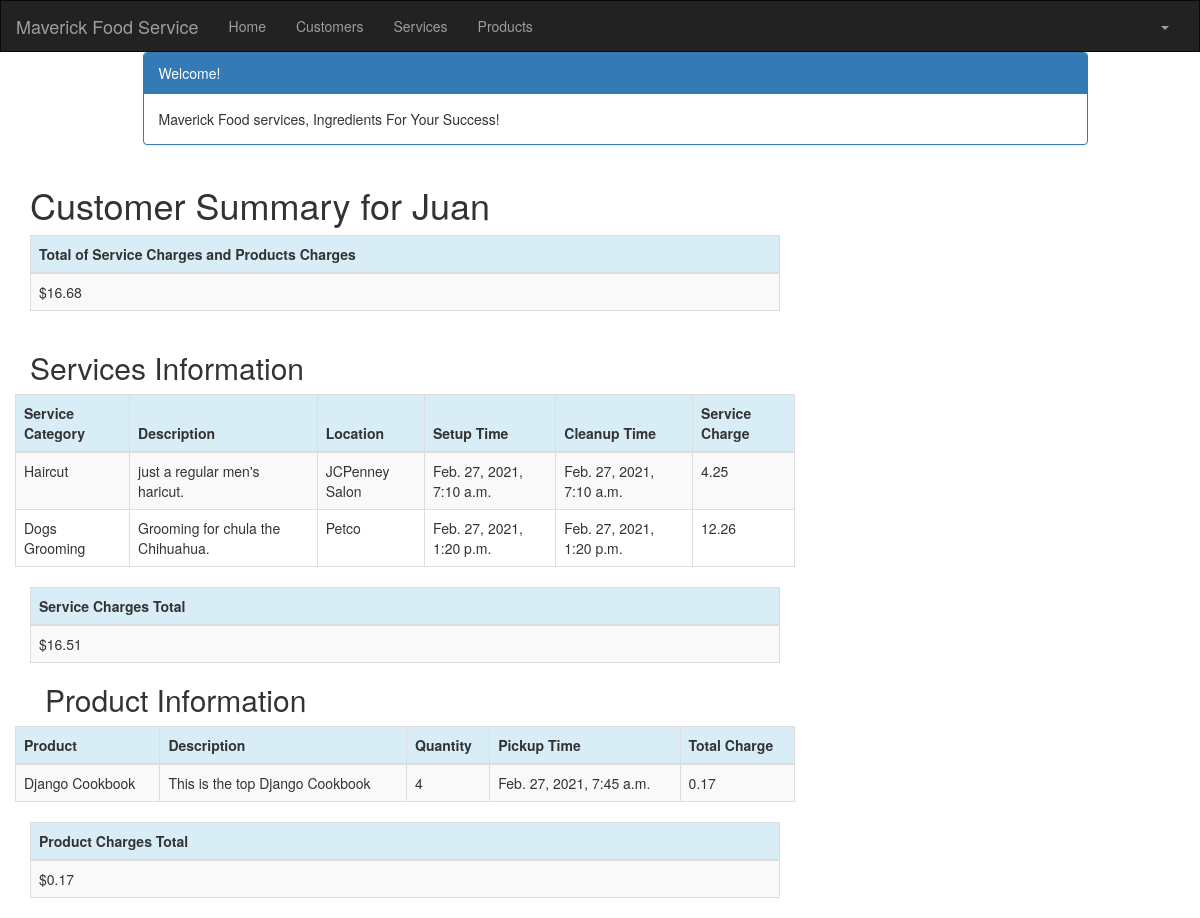
The page /customer/4/summary/ (signed in) on the database its author committed.
### crm/models.py (models this page shows, shortened)
class Customer(models.Model):
    cust_name = models.CharField(max_length=50)
    organization = models.CharField(max_length=100, blank=True)
    role = models.CharField(max_length=100)
    email = models.EmailField(max_length=100)
    bldgroom = models.CharField(max_length=100)
    address = models.CharField(max_length=200)
    account_number = models.IntegerField(blank=False, null=False)
    city = models.CharField(max_length=50)
    state = models.CharField(max_length=50)
    zipcode = models.CharField(max_length=10)
    phone_number = models.CharField(max_length=50)
    created_date = models.DateTimeField(
        default=timezone.now
    )
    updated_date = models.DateTimeField(auto_now=True)

class Service(models.Model):
    cust_name = models.ForeignKey(Customer, on_delete=models.CASCADE, related_name='services')
    service_category = models.CharField(max_length=100)
    description = models.TextField()
    location = models.CharField(max_length=200)
    setup_time = models.DateTimeField(
        default=timezone.now
    )
    cleanup_time = models.DateTimeField(
        default=timezone.now
    )
    service_charge = models.DecimalField(max_digits=10, decimal_places=2)
    created_date = models.DateTimeField(
        default=timezone.now
    )
    updated_date = models.DateTimeField(auto_now_add=True)

class Product(models.Model):
    cust_name = models.ForeignKey(Customer, on_delete=models.CASCADE, related_name='products')
    product = models.CharField(max_length=100)
    p_description = models.TextField()
    quantity = models.IntegerField()
    pickup_time = models.DateTimeField(
        default=timezone.now)
    charge = models.DecimalField(max_digits=10, decimal_places=2)
    created_date = models.DateTimeField(
        default=timezone.now)
    updated_date = models.DateTimeField(auto_now_add=True)

### crm/views.py (the view)
# urls.py: path('customer/<int:pk>/summary/', views.summary, name='summary'),
@login_required
def summary(request, pk):
    customer = get_object_or_404(Customer, pk=pk)
    customers = Customer.objects.filter(created_date__lte=timezone.now())
    services = Service.objects.filter(cust_name=pk)
    products = Product.objects.filter(cust_name=pk)
    sum_service_charge = \
        Service.objects.filter(cust_name=pk).aggregate(Sum('service_charge'))
    sum_product_charge = \
        Product.objects.filter(cust_name=pk).aggregate(Sum('charge'))
    sum = sum_product_charge.get("charge__sum")
    if sum is None:
        sum_product_charge = {'charge__sum': Decimal('0')}
    sum = sum_service_charge.get("service_charge__sum")
    if sum is None:
        sum_service_charge = {'service_charge__sum': Decimal('0')}
    return render(request, 'crm/summary.html', {'customer': customer,
                                                'products': products,
                                                'services': services,
                                                'sum_service_charge': sum_service_charge,
                                                'sum_product_charge': sum_product_charge, })

### crm/templates/crm/summary.html
{% extends 'crm/base.html' %}
{% block content %}
    {% load mathfilters %}
    {% load humanize %}
    <div class="container">
        <div class="row">
            <div class="col-md-10 col-md-offset-1">
                <div class="panel panel-primary">
                    <div class="panel-heading">Welcome!</div>
                    <div class="panel-body">
                        Maverick Food services, Ingredients For Your Success!
                    </div>
                </div>
            </div>
        </div>
    </div>
    <div class="row">
        <h1 style="padding-left: 15Px">Customer Summary for {{ customer.cust_name }}</h1>
    </div>
       <table class="table table-striped table-bordered table-hover">
        <thead>
        <tr class="bg-info">
            <th>Total of Service Charges and Products Charges</th>
        </tr>
        </thead>
        <tbody>
        <tr>
            <td>${{ sum_service_charge.service_charge__sum|addition:sum_product_charge.charge__sum|floatformat:2|intcomma}}</td>
        </tr>
        </tbody>
    </table>
    <div class="row">
        <h2 style="padding-left: 15Px">Services Information</h2>
    </div>
    <div class="row">
        <table class="table table-striped table-bordered table-hover">
            <thead>
            <tr class="bg-info">
                <th>Service Category</th>
                <th>Description</th>
                <th>Location</th>
                <th>Setup Time</th>
                <th>Cleanup Time</th>
                <th>Service Charge</th>
            </tr>
            </thead>
            <tbody>
            {% for service in services %}
                <tr>
                    <td>{{ service.service_category }}</td>
                    <td>{{ service.description }}</td>
                    <td>{{ service.location }}</td>
                    <td>{{ service.setup_time }}</td>
                    <td>{{ service.cleanup_time }}</td>
                    <td>{{ service.service_charge|floatformat:2 | intcomma }}</td>
                </tr>
            {% endfor %}
            </tbody>
        </table>
    </div>
    <table class="table table-striped table-bordered table-hover">
        <thead>
        <tr class="bg-info">
            <th>Service Charges Total</th>
        </tr>
        </thead>
        <tbody>
        <tr>
            <td>${{ sum_service_charge.service_charge__sum|floatformat:2|intcomma}}</td>
        </tr>
        </tbody>
    </table>
    <h2 style="padding-left: 15Px">Product Information</h2>
    <div class="row">
        <table class="table table-striped table-bordered table-hover">
            <thead>
            <tr class="bg-info">
                <th>Product</th>
                <th>Description</th>
                <th>Quantity</th>
                <th>Pickup Time</th>
                <th>Total Charge</th>
            </tr>
            </thead>
            <tbody>
            {% for product in products %}
                <tr>
                    <td>{{ product.product }}</td>
                    <td>{{ product.p_description }}</td>
                    <td>{{ product.quantity|intcomma }}</td>
                    <td>{{ product.pickup_time }}</td>
                    <td>{{ product.charge|intcomma }}</td>
                </tr>
            {% endfor %}
            </tbody>
        </table>
    </div>
    <table class="table table-striped table-bordered table-hover">
        <thead>
        <tr class="bg-info">
            <th>Product Charges Total</th>
        </tr>
        </thead>
        <tbody>
        <tr>
            <td>${{ sum_product_charge.charge__sum|floatformat:2|intcomma }}</td>
        </tr>
        </tbody>
    </table>
{% endblock %}

### crm/templates/crm/base.html (shortened to what this page needs)
<!DOCTYPE html>
{% load static %}
<html lang="en">
<head>
    <link rel="stylesheet" href="https://maxcdn.bootstrapcdn.com/bootstrap/3.3.7/css/bootstrap.min.css">
</head>
<body id="app-layout">
<nav class="navbar navbar-inverse">
    <div class="container-fluid">
        <div class="navbar-header">
            <a class="navbar-brand" href="/">
                Maverick Food Service
            </a>
        </div>
        <div class="collapse navbar-collapse" id="myNavbar">
<ul class="nav navbar-nav">
                <li><a href="{% url 'crm:home' %}">Home</a></li>
                <li><a href="{% url 'crm:customer_list' %}">Customers</a></li>
               <li><a href="{% url 'crm:service_list' %}">Services</a></li>
                <li><a href="{% url 'crm:product_list' %}">Products</a></li>
            </ul>
            <ul class="nav navbar-nav navbar-right">
                {% if user.is_authenticated %}
                    <li class="dropdown">
                        <a href="#" class="dropdown-toggle" data-toggle="dropdown" role="button" aria-expanded="false">
                            <span class="caret"></span>
                        </a>
                    </li>
                {% else %}
                    <li><a href="{% url 'login' %}"><span class="glyphicon glyphicon-log-in"></span> Login</a></li>
                {% endif %}
            </ul>
        </div>
    </div>
</nav>
<div class="content container">
    <div class="row">
        <div class="col-md-8">
            {% block content %}{% endblock %}
        </div>
    </div>
</body>
</html>

### crm/templates/crm/base.html (style rules this page uses)
.navbar { margin-bottom: 0; border-radius: 0; }

### rows shown on the page
Customer: cust_name "Juan"
Service: service_category "Haircut", description "just a regular men's haricut.", location "JCPenney Salon", setup_time "Feb. 27, 2021, 7:10 a.m.", cleanup_time "Feb. 27, 2021, 7:10 a.m.", service_charge "4.25"
Service: service_category "Dogs Grooming", description "Grooming for chula the Chihuahua.", location "Petco", setup_time "Feb. 27, 2021, 1:20 p.m.", cleanup_time "Feb. 27, 2021, 1:20 p.m.", service_charge "12.26"
Product: product "Django Cookbook", p_description "This is the top Django Cookbook", quantity "4", pickup_time "Feb. 27, 2021, 7:45 a.m.", charge "0.17"

### other values the page prints
{{ sum_service_charge.service_charge__sum|floatformat:2|intcomma }} "16.51"
{{ sum_product_charge.charge__sum|floatformat:2|intcomma }} "0.17"
